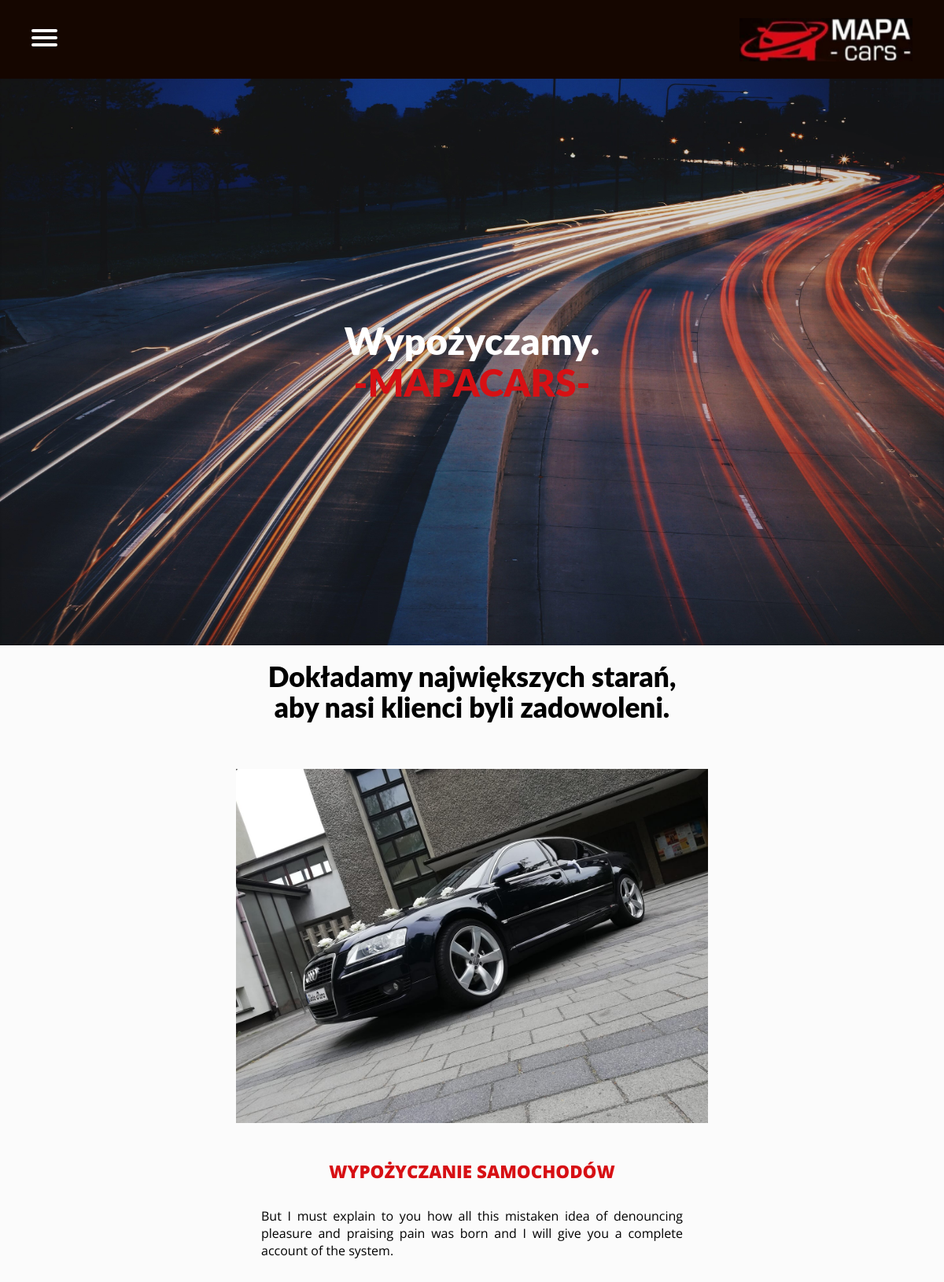
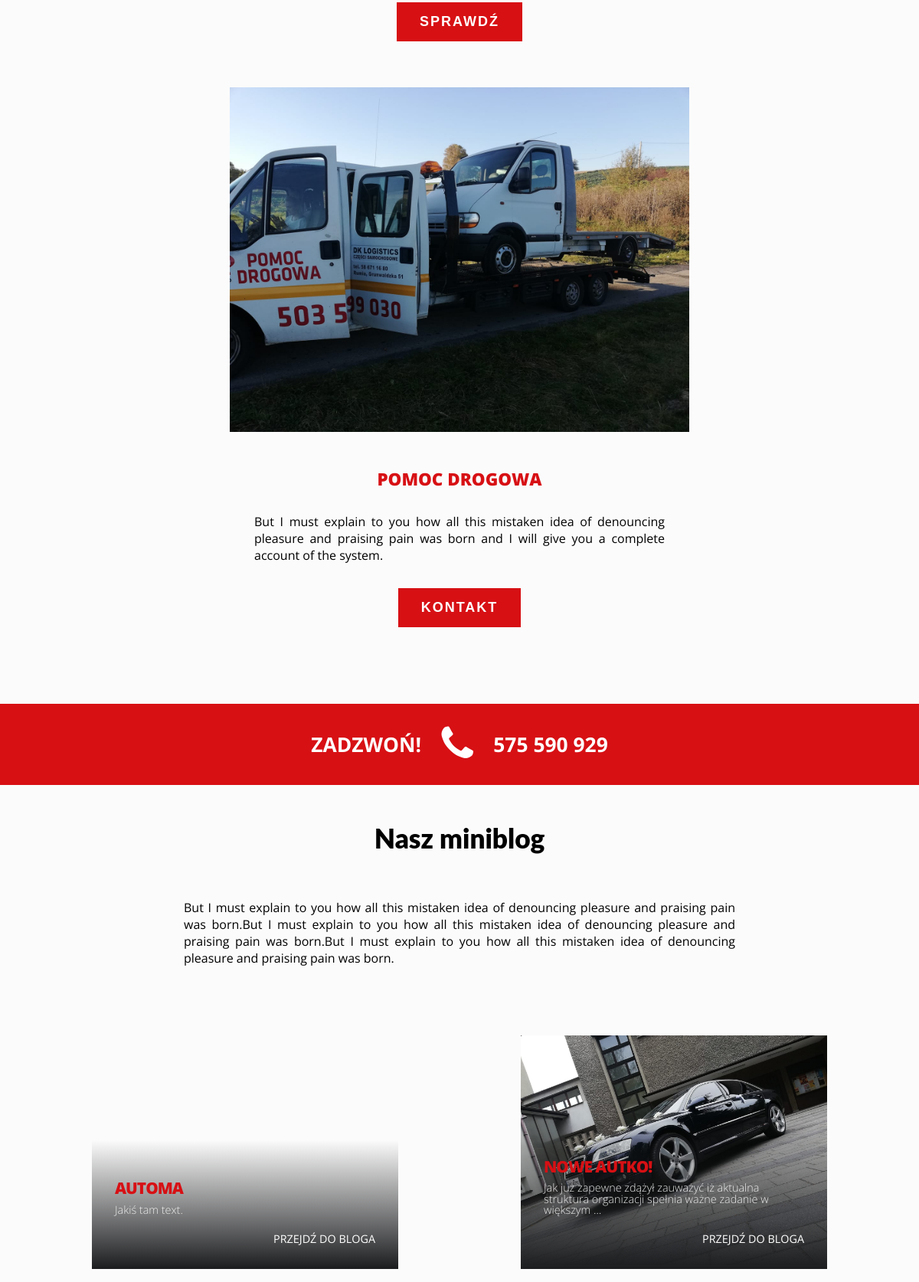
The page / (upper part) on the database its author committed (2 pictures, top to bottom).
### post/models.py (models this page shows, shortened)
class Post(models.Model):
    title = models.CharField(max_length=100)
    overview = models.TextField(max_length=300)
    content = models.TextField(default='Co chcesz napisać?')
    timestamp = models.DateTimeField(auto_now_add=True)
    thumbnail = models.ImageField()
    categories = models.ManyToManyField(Category)
    featured = models.BooleanField()
    def get_absolute_url(self):
        return reverse('post-detail', kwargs={
            'id': self.id
        })

### post/views.py (the view)
# urls.py: path('', index),
def index(request):
    featured = Post.objects.filter(featured=True)
    latest = Post.objects.order_by('-timestamp')[0:3]
    context = {
        'object_list': latest,
        'featured': featured,
    }
    return render(request, 'index.html', context)

### templates/index.html (shortened to what this page needs)
{% extends "base.html" %}
{% load static %}
{% block style %}
<link rel="stylesheet" href="{% static 'css/nav.css'%} " />
<link rel="stylesheet" href="{% static 'css/style.css'%} " />
{% endblock style %}
{% block content %}
<section class="hero">
  <h1>Wypożyczamy.<br><span>-MAPACARS-</span></h1>
  <div class="hero-container">
    <img src="{% static 'img/img2.jpg' %}" alt="">
  </div>
</section>
<h1>Dokładamy największych starań,<br> aby nasi klienci byli zadowoleni.</h1>
<section class="services">
  <div class="services-container">
    <div class="column">
      <img src="{% static 'img/brum.jpg' %}" alt="">
      <h4>Wypożyczanie samochodów</h4>
      <p>But I must explain to you how all this mistaken idea of denouncing pleasure and praising pain was born and I
        will give you a complete account of the system.</p>
      <a href="/shop"><button class="primary-btn">Sprawdź</button></a>
    </div>
    <div class="column">
      <img src="{% static 'img/ups.jpg' %}" alt="">
      <h4>Pomoc drogowa</h4>
      <p>But I must explain to you how all this mistaken idea of denouncing pleasure and praising pain was born and I
        will give you a complete account of the system.</p>
      <a href="/contact"><button class="primary-btn">Kontakt</button></a>
    </div>
  </div>
</section>
<section class="contact">
  <div class="contact-container">
    <div class="phone-container">
      <h2>ZADZWOŃ!</h2>
      <span>
        <i class="fa fa-phone fa-3x"></i>
        <h2>575 590 929</h2>
      </span>
    </div>
  </div>
</section>
<h1>Nasz miniblog</h1>
<p class="miniblog-p">But I must explain to you how all this mistaken idea of denouncing pleasure and praising pain
  was born.But I must
  explain to you how all this mistaken idea of denouncing pleasure and praising pain was born.But I must explain to
  you how all this mistaken idea of denouncing pleasure and praising pain was born.</p>
<section class="blog">
  <div class="blog-container">
    {% for obj in object_list  %}
    <div class="column">
      <img src="{{ obj.thumbnail.url }}" alt="">
      <div class="text-container">
        <h4>{{ obj.title }}</h4>
        <p>{{ obj.overview|truncatechars:100 }}</p>
        <a class="blog-link" href=" {{ obj.get_absolute_url }}">przejdź do bloga</a>
      </div>
    </div>
    {% endfor %}
  </div>
</section>
{% endblock content %}

### static_in_env/css/style.css (style rules this page uses)
* { margin: 0; padding: 0; box-sizing: border-box; }
body { background: #fbfbfb; font-family: "Open Sans", sans-serif; overflow-x: hidden; }
section { width: 100%; height: auto; }
a { text-decoration: none !important; color: #fff !important; }
h1 { text-align: center; font: 900 2.2em/1.1 Lato; padding: 20px; }
h4 { text-align: center; font: 900 1.4em/1.1 Open Sans; margin-top: 2em; text-transform: uppercase; color: #d71014; }
.contact { display: flex; grid-area: contact; width: 190px; height: 60px; justify-self: flex-end; justify-content: center; font-weight: 700; font-size: 1.1em; color: #fff; }
.miniblog-p { padding: 40px 20%; text-align: justify; }
.primary-btn { padding: 15px 30px; background: #d71014; font-size: 18px; text-transform: uppercase; letter-spacing: 2px; border: none; color: #fff; font-weight: bold; display: flex; margin: auto; margin-bottom: 20px; text-align: center; }
.hero { position: relative; width: 100%; height: calc(100vh - 80px); display: flex; flex-direction: column; align-items: center; justify-content: center; overflow: hidden; margin: auto; }
.hero .hero-container img { width: 100%; height: 100%; position: absolute; top: 0; left: 0; }
.hero h1 { z-index: 1 !important; text-align: center; font-size: 3em; color: #fff; }
.hero h1 span { color: #d71014; }
.services { width: 100%; height: auto; padding: 40px 40px; display: flex; }
.services .services-container { width: 100%; flex-wrap: wrap; flex-direction: row; display: flex; justify-content: space-around; }
.services .services-container .column { width: 100%; max-width: 600px; min-width: 400px; height: auto; margin-bottom: 40px; }
.services .services-container .column img { width: 100%; min-height: 300px; }
.services .services-container .column p { padding: 2em; text-align: justify; }
.blog { width: 100%; height: auto; padding: 40px 40px; display: flex; }
.blog .blog-container { width: 100%; flex-wrap: wrap; flex-direction: row; display: flex; justify-content: space-around; }
.blog .blog-container .column { width: 100%; max-width: 400px; min-width: 300px; height: auto; margin-bottom: 40px; position: relative; margin: 10px 5px; }
.blog .blog-container .column img { width: 100%; min-height: 300px; }
.blog .blog-container .column .text-container { background: linear-gradient(180deg, rgba(0, 0, 0, 0) 0%, #1b1c1e 100%); padding: 10px; width: 100%; height: auto; position: absolute; bottom: 0; left: 0; }
.blog .blog-container .column .text-container h4 { padding: 0 20px; text-align: left; font-size: 1.3em; letter-spacing: -1px; }
.blog .blog-container .column .text-container p { height: auto; padding: 10px 20px; font-weight: 200; padding-bottom: 10px; text-align: left; color: #ededed; font-size: 0.9em; line-height: 1; }
.blog .blog-container .column .text-container .blog-link { padding: 10px 20px 0 20px; margin-bottom: 20px; font-size: 0.9em; text-transform: uppercase; float: right; }
.contact { min-height: 100px; height: auto; width: 100%; margin-bottom: 30px; }
.contact .contact-container { background: #d71014; width: 100%; flex-wrap: wrap; flex-direction: row; height: auto; display: flex; align-items: center; justify-content: center; }
.contact .contact-container .phone-container { display: inline-flex; align-items: center; width: 100%; justify-content: center; }
.contact .contact-container .phone-container span { display: inline-flex; align-items: center; width: fit-content; }
.contact .contact-container .phone-container span i { padding: 0.5em; }

### rows shown on the page
Post: title "AUTOMA", overview "Jakiś tam text."
Post: thumbnail (picture), title "NOWE AUTKO!", overview "Jak już zapewne zdążył zauważyć iż aktualna struktura organizacji spełnia ważne zadanie w większym …"
